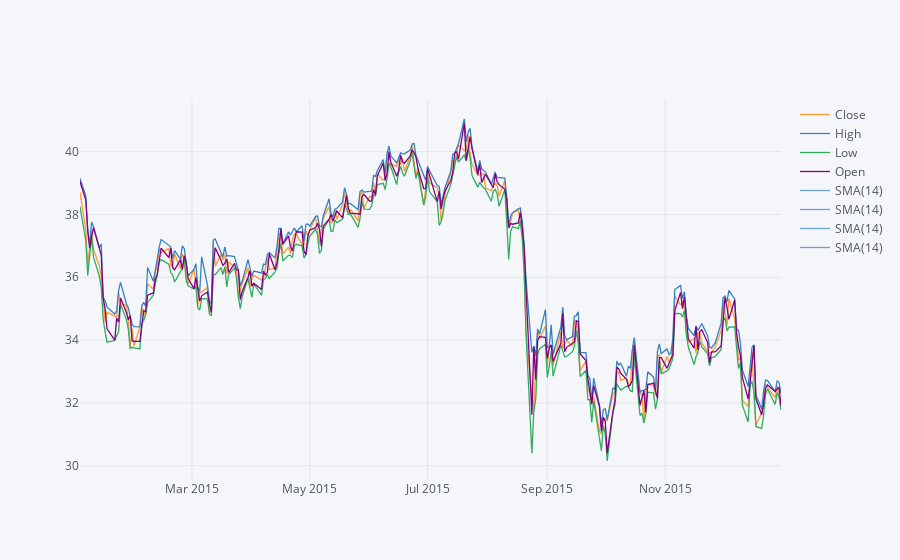

Write notebook code for a chart like this one.
### Markdown cell above
#### MS 2015 sma

### Code cell
df.xs('MS', axis = 1, level = 'Bank Ticker').drop(['Volume', 'Adj Close'], axis = 1)\
    .loc['2015-01-01':'2016-01-01']\
    .ta_plot(study='sma')

### Figure 1 — Plotly figure (JSON) as saved in the notebook; plotly's stock layout.template omitted (floating-point values rounded to 4 significant figures; data arrays with more than 128 entries replaced by an {"elided": "..."} marker saying what was removed)
{"data": [{"line": {"color": "rgba(255, 153, 51, 1.0)", "dash": "solid", "shape": "linear", "width": 1.3}, "mode": "lines", "name": "Close", "text": "", "type": "scatter", "x": {"elided": "252 str values"}, "y": {"elided": "252 float values"}}, {"line": {"color": "rgba(55, 128, 191, 1.0)", "dash": "solid", "shape": "linear", "width": 1.3}, "mode": "lines", "name": "High", "text": "", "type": "scatter", "x": {"elided": "252 str values"}, "y": {"elided": "252 float values"}}, {"line": {"color": "rgba(50, 171, 96, 1.0)", "dash": "solid", "shape": "linear", "width": 1.3}, "mode": "lines", "name": "Low", "text": "", "type": "scatter", "x": {"elided": "252 str values"}, "y": {"elided": "252 float values"}}, {"line": {"color": "rgba(128, 0, 128, 1.0)", "dash": "solid", "shape": "linear", "width": 1.3}, "mode": "lines", "name": "Open", "text": "", "type": "scatter", "x": {"elided": "252 str values"}, "y": {"elided": "252 float values"}}, {"line": {"color": "rgba(55, 128, 191, 0.7)", "dash": "solid", "shape": "linear", "width": 1.3}, "mode": "lines", "name": "SMA(14)", "text": "", "type": "scatter", "x": {"elided": "252 str values"}, "y": {"elided": "252x4 mixed values"}}, {"line": {"color": "rgba(55, 128, 191, 0.7)", "dash": "solid", "shape": "linear", "width": 1.3}, "mode": "lines", "name": "SMA(14)", "text": "", "type": "scatter", "x": {"elided": "252 str values"}, "y": {"elided": "252x4 mixed values"}}, {"line": {"color": "rgba(55, 128, 191, 0.7)", "dash": "solid", "shape": "linear", "width": 1.3}, "mode": "lines", "name": "SMA(14)", "text": "", "type": "scatter", "x": {"elided": "252 str values"}, "y": {"elided": "252x4 mixed values"}}, {"line": {"color": "rgba(55, 128, 191, 0.7)", "dash": "solid", "shape": "linear", "width": 1.3}, "mode": "lines", "name": "SMA(14)", "text": "", "type": "scatter", "x": {"elided": "252 str values"}, "y": {"elided": "252x4 mixed values"}}], "layout": {"legend": {"bgcolor": "#F5F6F9", "font": {"color": "#4D5663"}}, "paper_bgcolor": "#F5F6F9", "plot_bgcolor": "#F5F6F9", "title": {"font": {"color": "#4D5663"}}, "xaxis": {"gridcolor": "#E1E5ED", "showgrid": true, "tickfont": {"color": "#4D5663"}, "title": {"font": {"color": "#4D5663"}, "text": ""}, "zerolinecolor": "#E1E5ED"}, "yaxis": {"gridcolor": "#E1E5ED", "showgrid": true, "tickfont": {"color": "#4D5663"}, "title": {"font": {"color": "#4D5663"}, "text": ""}, "zerolinecolor": "#E1E5ED"}}}
